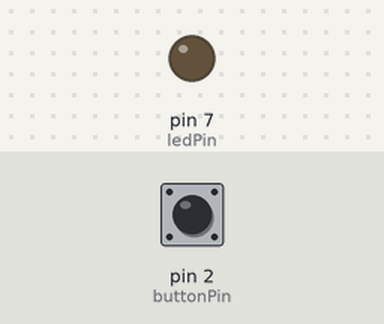
Simulated run of this sketch. Board: Arduino Uno, built with avr-gcc and run on an emulated ATmega328P. Shown: output pins drawn as LEDs (lit = HIGH). Inputs (shaded band) come from the test bench; at power-on: pin 2 (buttonPin) HIGH.

Above: at 1.2 s.
1.3 s: pin 2 (buttonPin) pulled LOW for 0.15 s
At 1.37 s:
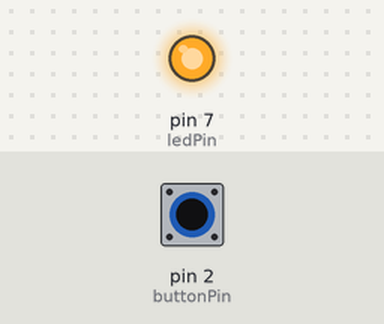
2.9 s: pin 2 (buttonPin) pulled LOW for 3.2 s
At 7.4 s:
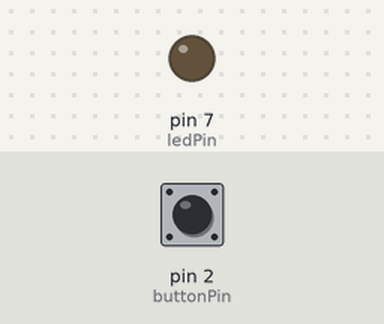
Timing chart, 0 to 8.9 s (numbered marks = the images above; inputs shaded):
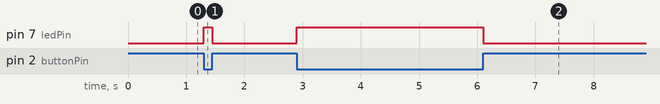

Measured:
- after the input at 1.3 s, pin 7 (ledPin): LOW → HIGH at once, → LOW 0.15 s later
- after the input at 2.9 s, pin 7 (ledPin): LOW → HIGH at once, → LOW 3.2 s later

The sketch:

Exercise3_Button_LED.ino
```cpp
const int buttonPin = 2;
const int ledPin    = 7;

void setup() {
  pinMode(buttonPin, INPUT_PULLUP);  // Built-in pull-up: HIGH normally, LOW when pressed
  pinMode(ledPin, OUTPUT);
}

void loop() {
  if (digitalRead(buttonPin) == LOW) {  // Button pressed
    digitalWrite(ledPin, HIGH);           // LED on
  } else {
    digitalWrite(ledPin, LOW);            // LED off
  }
}
```
